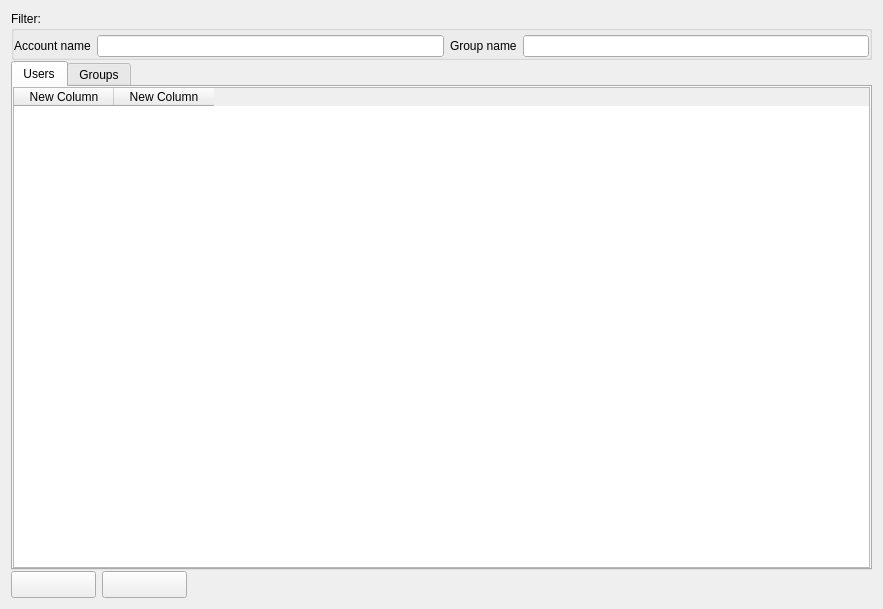
<?xml version="1.0" encoding="UTF-8"?>
<ui version="4.0">
 <class>AccountPlugin</class>
 <widget class="QWidget" name="AccountPlugin">
  <property name="geometry">
   <rect>
    <x>0</x>
    <y>0</y>
    <width>883</width>
    <height>609</height>
   </rect>
  </property>
  <property name="windowTitle">
   <string>Form</string>
  </property>
  <layout class="QGridLayout" name="gridLayout_5">
   <property name="verticalSpacing">
    <number>1</number>
   </property>
   <item row="1" column="0" colspan="3">
    <widget class="QTabWidget" name="tab_widget">
     <property name="currentIndex">
      <number>0</number>
     </property>
     <widget class="QWidget" name="user_page">
      <attribute name="title">
       <string>Users</string>
      </attribute>
      <layout class="QGridLayout" name="gridLayout_2">
       <property name="margin">
        <number>0</number>
       </property>
       <item row="0" column="0">
        <widget class="QTableWidget" name="user_table">
         <property name="alternatingRowColors">
          <bool>true</bool>
         </property>
         <property name="selectionBehavior">
          <enum>QAbstractItemView::SelectRows</enum>
         </property>
         <property name="rowCount">
          <number>0</number>
         </property>
         <property name="columnCount">
          <number>2</number>
         </property>
         <attribute name="horizontalHeaderCascadingSectionResizes">
          <bool>false</bool>
         </attribute>
         <attribute name="horizontalHeaderDefaultSectionSize">
          <number>100</number>
         </attribute>
         <attribute name="horizontalHeaderMinimumSectionSize">
          <number>27</number>
         </attribute>
         <attribute name="horizontalHeaderShowSortIndicator" stdset="0">
          <bool>false</bool>
         </attribute>
         <attribute name="horizontalHeaderStretchLastSection">
          <bool>false</bool>
         </attribute>
         <attribute name="verticalHeaderVisible">
          <bool>false</bool>
         </attribute>
         <attribute name="verticalHeaderStretchLastSection">
          <bool>false</bool>
         </attribute>
         <column>
          <property name="text">
           <string>New Column</string>
          </property>
         </column>
         <column>
          <property name="text">
           <string>New Column</string>
          </property>
         </column>
        </widget>
       </item>
      </layout>
     </widget>
     <widget class="QWidget" name="group_page">
      <attribute name="title">
       <string>Groups</string>
      </attribute>
      <layout class="QGridLayout" name="gridLayout_3">
       <property name="margin">
        <number>0</number>
       </property>
       <item row="0" column="0">
        <widget class="QTableWidget" name="group_table">
         <property name="alternatingRowColors">
          <bool>true</bool>
         </property>
         <property name="selectionBehavior">
          <enum>QAbstractItemView::SelectRows</enum>
         </property>
         <property name="rowCount">
          <number>0</number>
         </property>
         <property name="columnCount">
          <number>0</number>
         </property>
         <attribute name="verticalHeaderVisible">
          <bool>false</bool>
         </attribute>
        </widget>
       </item>
      </layout>
     </widget>
    </widget>
   </item>
   <item row="2" column="1">
    <widget class="QPushButton" name="remove_button">
     <property name="minimumSize">
      <size>
       <width>85</width>
       <height>27</height>
      </size>
     </property>
     <property name="maximumSize">
      <size>
       <width>85</width>
       <height>27</height>
      </size>
     </property>
     <property name="toolTip">
      <string>Shortcut: Ctrl+D</string>
     </property>
     <property name="autoFillBackground">
      <bool>false</bool>
     </property>
     <property name="text">
      <string/>
     </property>
     <property name="icon">
      <iconset resource="icons.qrc">
       <normaloff>:/remove.png</normaloff>:/remove.png</iconset>
     </property>
     <property name="shortcut">
      <string>Ctrl+D</string>
     </property>
    </widget>
   </item>
   <item row="2" column="0">
    <widget class="QPushButton" name="add_button">
     <property name="minimumSize">
      <size>
       <width>85</width>
       <height>27</height>
      </size>
     </property>
     <property name="maximumSize">
      <size>
       <width>85</width>
       <height>27</height>
      </size>
     </property>
     <property name="toolTip">
      <string>Shortcut: Ctrl+A</string>
     </property>
     <property name="text">
      <string/>
     </property>
     <property name="icon">
      <iconset resource="icons.qrc">
       <normaloff>:/add.png</normaloff>:/add.png</iconset>
     </property>
     <property name="shortcut">
      <string>Ctrl+A</string>
     </property>
    </widget>
   </item>
   <item row="0" column="0" colspan="3">
    <widget class="QGroupBox" name="filter_box">
     <property name="title">
      <string>Filter:</string>
     </property>
     <layout class="QGridLayout" name="gridLayout">
      <property name="leftMargin">
       <number>0</number>
      </property>
      <property name="topMargin">
       <number>4</number>
      </property>
      <property name="rightMargin">
       <number>0</number>
      </property>
      <property name="bottomMargin">
       <number>0</number>
      </property>
      <item row="0" column="0">
       <widget class="QLabel" name="filter_user_label">
        <property name="text">
         <string>Account name</string>
        </property>
       </widget>
      </item>
      <item row="0" column="1">
       <widget class="QLineEdit" name="filter_user_line">
        <property name="minimumSize">
         <size>
          <width>0</width>
          <height>0</height>
         </size>
        </property>
        <property name="autoFillBackground">
         <bool>true</bool>
        </property>
       </widget>
      </item>
      <item row="0" column="3">
       <widget class="QLineEdit" name="filter_group_line">
        <property name="minimumSize">
         <size>
          <width>0</width>
          <height>0</height>
         </size>
        </property>
        <property name="autoFillBackground">
         <bool>true</bool>
        </property>
       </widget>
      </item>
      <item row="0" column="2">
       <widget class="QLabel" name="filter_group_label">
        <property name="text">
         <string>Group name</string>
        </property>
       </widget>
      </item>
     </layout>
    </widget>
   </item>
  </layout>
 </widget>
 <resources>
  <include location="icons.qrc"/>
 </resources>
 <connections/>
</ui>
